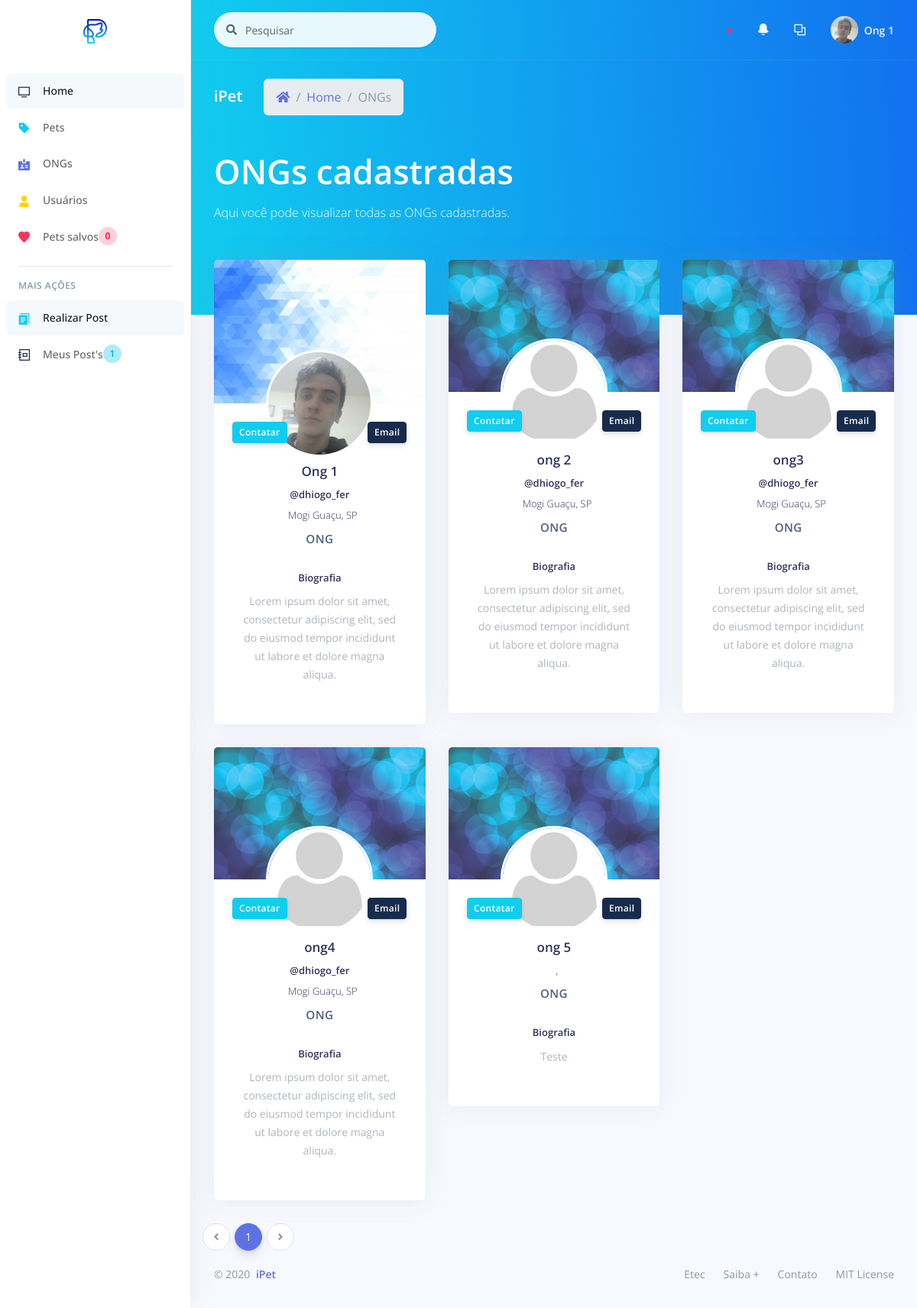
/_site/_ong/list/list_ongs.php (signed in), run on the app's committed database.
### tables this page shows
CREATE TABLE `user` (
  `id_user` int(11) NOT NULL,
  `ranking` int(11) NOT NULL,
  `name` varchar(200) NOT NULL,
  `email` varchar(100) NOT NULL,
  `password` varchar(100) NOT NULL,
  `cpf` varchar(30) NOT NULL,
  `telephone` varchar(30) DEFAULT NULL,
  `instagram` varchar(100) DEFAULT NULL,
  `street` varchar(100) DEFAULT NULL,
  `neighborhood` varchar(100) DEFAULT NULL,
  `city` varchar(100) DEFAULT NULL,
  `uf` varchar(2) DEFAULT NULL,
  `bio` text DEFAULT NULL,
  `image` varchar(200) DEFAULT NULL,
  `banner` varchar(200) DEFAULT NULL,
  `use_terms` int(11) DEFAULT NULL,
  `status` int(11) NOT NULL
);

### _site/_ong/list/list_ongs.php (the view, shortened to what this page needs)
<?php
include_once('../../controller/connect.php');
?>
<!DOCTYPE html>
<html>
<head>
  <?php
    include_once "../../assets/components/styles.php";
  ?>
</head>
<body>
  <?php
    include_once "../components/sidenav.php";
  ?>
  <div class="main-content" id="panel">
    <?php
      include_once "../components/top_nav.php";
    ?>
    <div class="header bg-gradient-info pb-6">
      <div class="container-fluid">
        <div class="header-body">
          <div class="row align-items-center py-4">
            <div class="col-lg-6 col-7">
              <h6 class="h2 text-white d-inline-block mb-0">iPet</h6>
              <nav aria-label="breadcrumb" class="d-none d-md-inline-block ml-md-4">
                <ol class="breadcrumb breadcrumb-links breadcrumb-dark">
                  <li class="breadcrumb-item"><a href="<?= BASE . '_site/_ong/home.php'; ?>"><i class="fas fa-home"></i></a></li>
                  <li class="breadcrumb-item"><a href="<?= BASE . '_site/_ong/home.php'; ?>">Home</a></li>
                  <li class="breadcrumb-item active" aria-current="page">ONGs</li>
                </ol>
              </nav>
            </div>
          </div>
          <div class="row">
            <div class="col">
            <h1 class="display-2 text-white">ONGs cadastradas</h1>
            <p class="text-white mt-0 mb-5">Aqui você pode visualizar todas as ONGs cadastradas.</p>
            </div>
          </div>
        </div>
      </div>
    </div>
    <div class="container-fluid mt--6">
                <?php
                  $num_page_itens = 9;
                  $page = (isset($_GET['page']))? $_GET['page'] : 1;
                  $sql_num_ong = "SELECT * FROM user WHERE ranking = 2 AND status = 1";
                  $res_num_ong = mysqli_query($con, $sql_num_ong);
                  $init = ($num_page_itens*$page)-$num_page_itens;
                  $sql_ong = "SELECT * FROM user WHERE ranking = 2 AND status = 1 ORDER BY id_user ASC LIMIT $init, $num_page_itens";
                  $res_ong = mysqli_query($con, $sql_ong);
                  $array_ong = mysqli_fetch_assoc($res_ong);
                  $quanty_ongs = mysqli_num_rows($res_num_ong);
                  $num_pages = ceil($quanty_ongs/$num_page_itens);
                ?>
      <div class="row">
      <?php
        if($quanty_ongs):
        do{
      ?>
        <div class="col-xl-4 order-xl-2">
          <div class="card card-profile">
            <img src="<?= PUBLICO . 'img/theme/' . $array_ong['banner']; ?>" alt="Imagem de capa" class="card-img-top">
            <div class="row justify-content-center">
              <div class="col-lg-3 order-lg-2">
                <div class="card-profile-image">
                  <a href="#">
                    <img src="<?= PUBLICO . 'img/users/' . $array_ong['image']; ?>" class="rounded-circle">
                  </a>
                </div>
              </div>
            </div>
            <div class="card-header text-center border-0 pt-8 pt-md-4 pb-0 pb-md-4">
              <div class="d-flex justify-content-between">
                <button type="button" data-toggle="modal" class="btn btn-sm btn-info  mr-4" data-target="#modalContatar<?= $array_ong['id_user']; ?>">Contatar</button>
                <button type="button" data-toggle="modal" class="btn btn-sm btn-default float-right" data-target="#modalEmail<?= $array_ong['id_user']; ?>">Email</button>
              </div>
            </div>
            <div class="card-body pt-0">
              <div class="text-center">
                <h5 class="h3">
                <?= $array_ong['name']; ?>
                </h5>
                <h6 class="h5">
                <?= $array_ong['instagram']; ?>
                </h6>
                <div class="h5 font-weight-300">
                  <i class="ni location_pin mr-2"></i><?= $array_ong['city'] . ", " . $array_ong['uf']; ?>
                </div>
                <span class="heading">
                  <?php
                    if($array_ong['ranking'] == 1){
                      echo "Voluntário";
                    } elseif ($array_ong['ranking'] == 2) {
                      echo "ONG";
                    } elseif ($array_ong['ranking'] == 3) {
                      echo "Administrador";
                    } else {
                      echo "Oops, ocorreu um erro...";
                    }
                  ?>
                </span>
              </div>
              <div class="row">
                <div class="col">
                  <div class="card-profile-stats d-flex justify-content-center">
                    <div>
                      <h5>Biografia</h5>
                      <span class="description"><?= $array_ong['bio'];?></span>
                    </div>
                  </div>
                </div>
              </div>
            </div>
          </div>
        </div>
      <?php
        } while($array_ong = mysqli_fetch_assoc($res_ong));
      ?>
      </div>
      <div class="row">
      <nav aria-label="...">
                    <ul class="pagination">
                      <li class="page-item">
                        <a class="page-link" href="list_ongs.php?page=<?php if($page==1){ echo 1;}else{echo $page-1;};?>" tabindex="-1">
                          <i class="fa fa-angle-left"></i>
                        </a>
                      </li>
                      <?php
                        for($i=1;$i<$num_pages+1;$i++){
                          $current = "";
                          if($page == $i){
                            $current = "active";
                          }
                      ?>
                      <li class="page-item <?= $current; ?>"><a class="page-link" href="list_ongs.php?page=<?= $i; ?>"><?= $i; ?></a></li>
                      <?php }?>
                      <li class="page-item">
                        <a class="page-link" href="list_ongs.php?page=<?php if($page<$num_pages){ echo $page+1;}else{echo $page;};?>">
                          <i class="fa fa-angle-right"></i>
                        </a>
                      </li>
                    </ul>
              </nav>
      </div>
      <?php endif; ?>
      <?php
        include_once "../../assets/components/footer.php";
      ?>
    </div>
  </div>
</body>
</html>

### data on the page
user: banner (picture), image (picture), name "Ong 1", instagram "@dhiogo_fer", city "Mogi Guaçu", uf "SP", ranking "ONG", bio "Lorem ipsum dolor sit amet, consectetur adipiscing elit, sed do eiusmod tempor incididunt ut labore et dolore magna aliqua."
user: banner (picture), image (placeholder picture), name "ong 2", instagram "@dhiogo_fer", city "Mogi Guaçu", uf "SP", ranking "ONG", bio "Lorem ipsum dolor sit amet, consectetur adipiscing elit, sed do eiusmod tempor incididunt ut labore et dolore magna aliqua."
user: banner (picture), image (placeholder picture), name "ong3", instagram "@dhiogo_fer", city "Mogi Guaçu", uf "SP", ranking "ONG", bio "Lorem ipsum dolor sit amet, consectetur adipiscing elit, sed do eiusmod tempor incididunt ut labore et dolore magna aliqua."
user: banner (picture), image (placeholder picture), name "ong4", instagram "@dhiogo_fer", city "Mogi Guaçu", uf "SP", ranking "ONG", bio "Lorem ipsum dolor sit amet, consectetur adipiscing elit, sed do eiusmod tempor incididunt ut labore et dolore magna aliqua."
user: banner (picture), image (placeholder picture), name "ong 5", ranking "ONG", bio "Teste"

### other printed values
$count_favorite "0"
$count_post "1"
$_SESSION['name'] "Ong 1"
